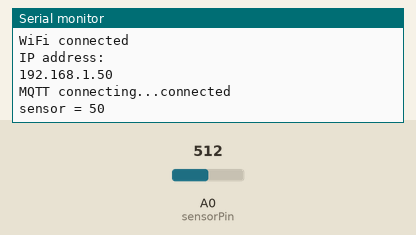
Simulated run of this sketch. Board: ESP8266 (NodeMCU). Shown: the last lines printed to the serial monitor. Inputs (shaded band) come from the test bench; at power-on: A0 (sensorPin) = 512. WiFi joins after 1.5 s; servers stay silent unless stated; no MQTT or app messages arrive unless stated.

Above: at 2.7 s.
2.8 s: A0 (sensorPin) set to 716
At 4.1 s:
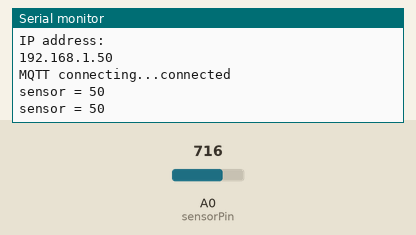
4.3 s: A0 (sensorPin) set to 900
At 4.9 s:
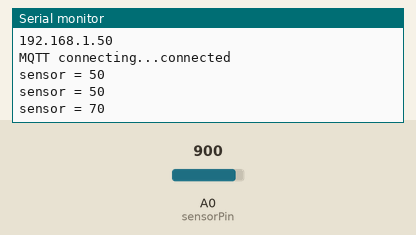
Timing chart, 0 to 7.3 s (numbered marks = the images above; inputs shaded):
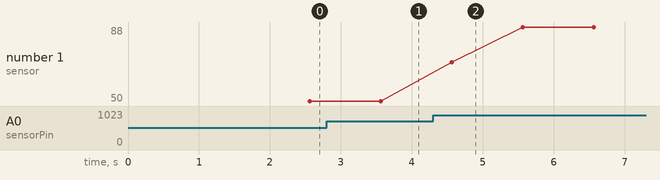

The sketch:

01.ino
```cpp
int sensorPin = A0; // select the input pin for the potentiometer
int sensorValue = 0; // variable to store the value coming from the sensor

//code arduino
#include <ESP8266WiFi.h>
#include <PubSubClient.h>

const char* ssid = "IOT02"; // แก้ ssid
const char* password = "0123456789"; // แก้ password


// Config MQTT Server
const char * topic = "admin/men"; // topic ชื่อ /server
#define mqtt_server "m14.cloudmqtt.com" // server
#define mqtt_port 17505   // เลข port
#define mqtt_user "bksbeiwx" // user
#define mqtt_password "It5zVCvIjw7i" // password
WiFiClient espClient;
PubSubClient client(espClient);


void setup() {
  // เชื่อมต่อ network
  Serial.begin(115200);
  delay(10);
  Serial.println();
  Serial.print("Connecting to ");
  Serial.println(ssid);
  WiFi.begin(ssid, password);
  while (WiFi.status() != WL_CONNECTED) {
    delay(500);
    Serial.print(".");
  }
  Serial.println("");
  Serial.println("WiFi connected");
  Serial.println("IP address: ");
  Serial.println(WiFi.localIP());
  // จบการเชื่อมต่อ network

  client.setServer(mqtt_server, mqtt_port); // เชื่อมต่อ mqtt server
}

void loop() {
// read the value from the sensor:

  if (!client.connected()) {
    Serial.print("MQTT connecting...");
    if (client.connect("ESP8266Client", mqtt_user, mqtt_password)) { // ถ้าเชื่อมต่อ mqtt สำเร็จ
      client.subscribe(topic); // ชื่อ topic ที่ต้องการติดตาม
      Serial.println("connected");
    }
    // ในกรณีเชื่อมต่อ mqtt ไม่สำเร็จ
    else {
      Serial.print("failed, rc=");
      Serial.print(client.state());
      Serial.println(" try again in 5 seconds");
      delay(5000); // หน่วงเวลา 5 วินาที แล้วลองใหม่
      return;
    }
  }
  int sensorValue = analogRead(sensorPin);
   sensorValue = map(sensorValue, 0, 1023, 0, 100);
  delay(1000);
  Serial.print("sensor = " );
  Serial.println(sensorValue);
  String a = String(sensorValue);
  char b[10];
  a.toCharArray(b,10);
  client.publish("admin/men", b);
}
```

Measured:
- plotted number 1: 50 → 88 after the input at 4.3 s
